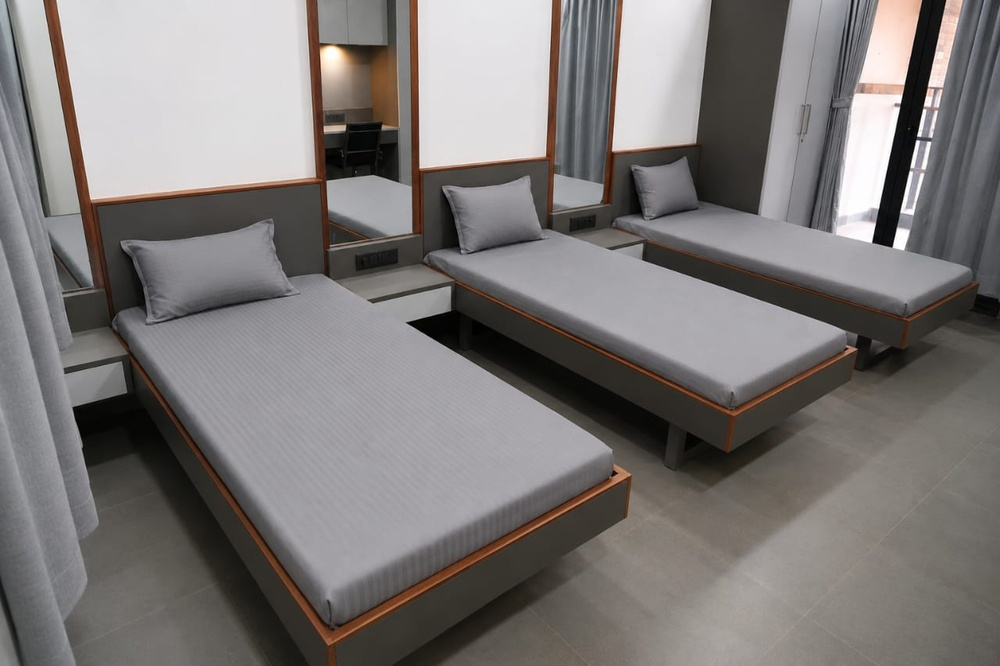
#> input picture Campus images/Hostel.jpeg, 1000 x 666 px, shrunk from 1280 x 853 before the run; its folder holds only this picture in this run
$ python -i trim_white.py   (imports and definitions only)
#> lines starting #> are read from the running program, lines starting #| are printed output that depends on the picture
from PIL import Image, ImageChops
import os

def trim_white_and_transparent(image_path):
#> called with image_path = 'Campus images/Hostel.jpeg'
    try:
        im = Image.open(image_path).convert('RGBA')
        bg_white = Image.new('RGBA', im.size, (255, 255, 255, 255))
#> bg_white: PIL image 1000x666 RGBA; every value is 255
        im_no_transparency = Image.alpha_composite(bg_white, im)
        diff = ImageChops.difference(im_no_transparency, bg_white)
        # convert to grayscale and threshold to ensure we don't crop too much if there are slight off-white pixels
        diff = diff.convert('L')
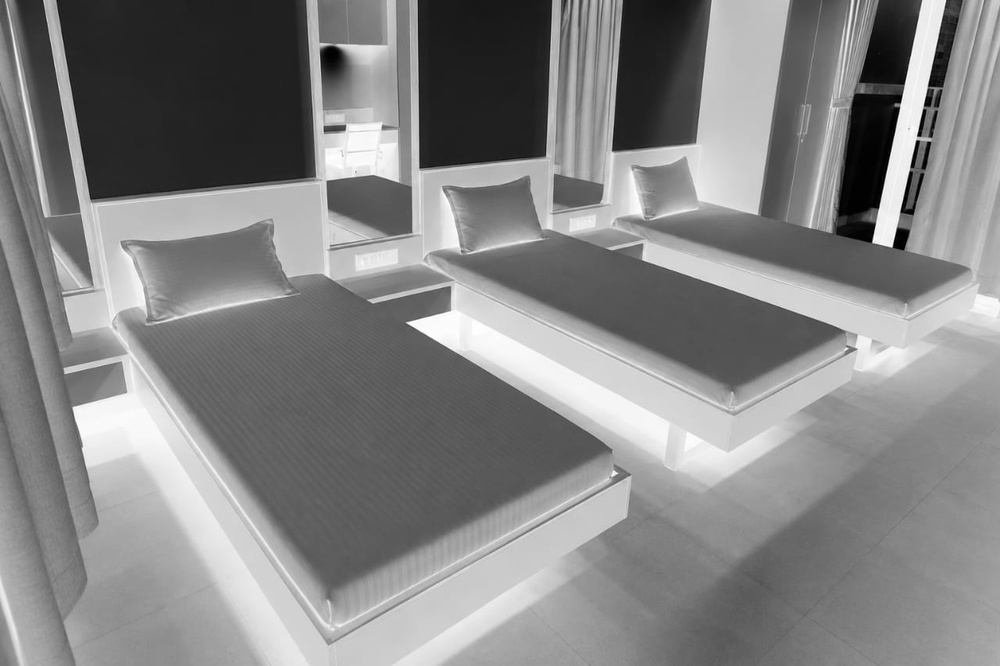
#> diff: PIL image 1000x666 L; min 0, max 255, mean 133.1
        bbox = diff.getbbox()
#> bbox = (0, 0, 1000, 666)
        if bbox:
            im_cropped = im.crop(bbox)
            im_cropped.save(image_path)
            print(f"Trimmed {image_path}")
        else:
            print(f"Empty or all-white image {image_path}")
    except Exception as e:
        print(f"Error processing {image_path}: {e}")

# Find all images
# [4 lines not run here, left out]

>>> result = trim_white_and_transparent('Campus images/Hostel.jpeg')

$ run again, on Campus images/Cafe.png
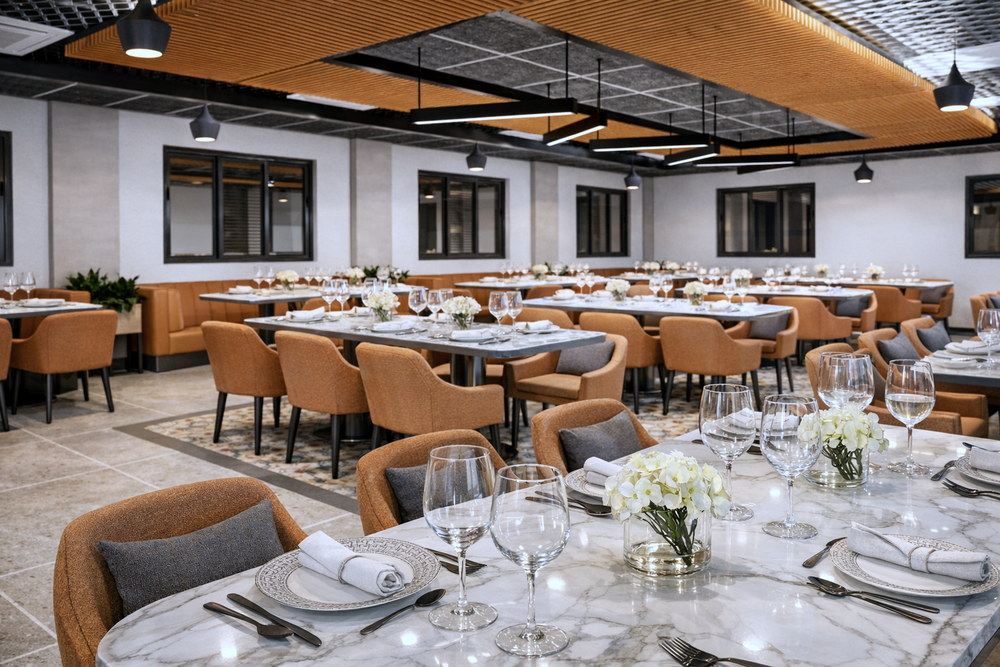
#> input picture Campus images/Cafe.png, 1000 x 667 px, shrunk from 1536 x 1024 before the run
#> in trim_white_and_transparent, im is the input picture: PIL image 1000x667 RGBA; mean R, G, B, A 136.9, 123.5, 116.9, 255
#> bg_white: PIL image 1000x667 RGBA; every value is 255
#> in trim_white_and_transparent, `diff = diff.convert('L')`:
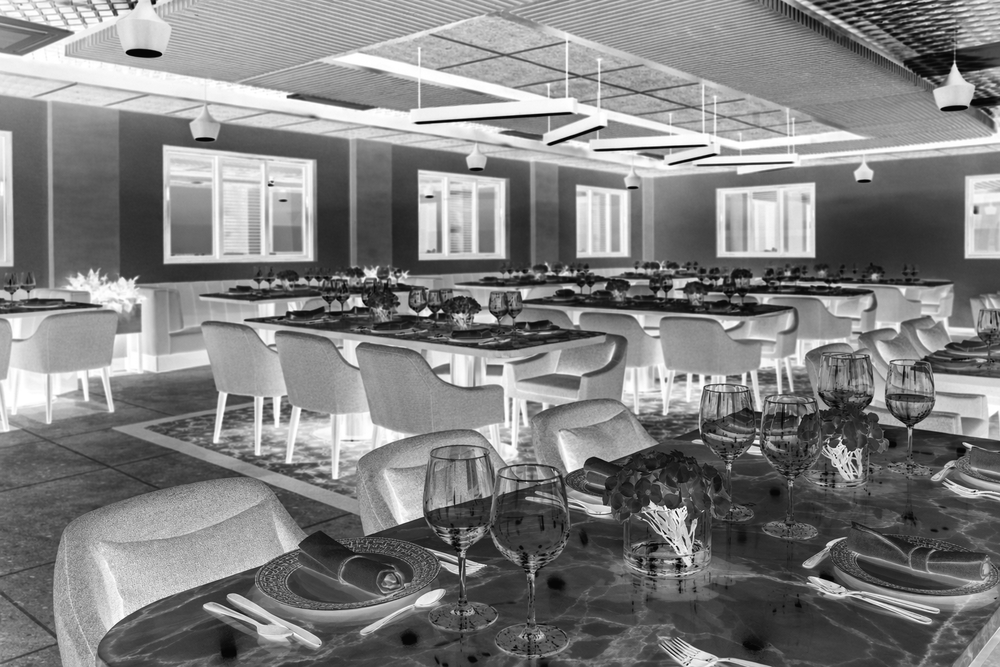
#> diff: PIL image 1000x667 L; min 1, max 255, mean 128.3
#> bbox = (0, 0, 1000, 667)
